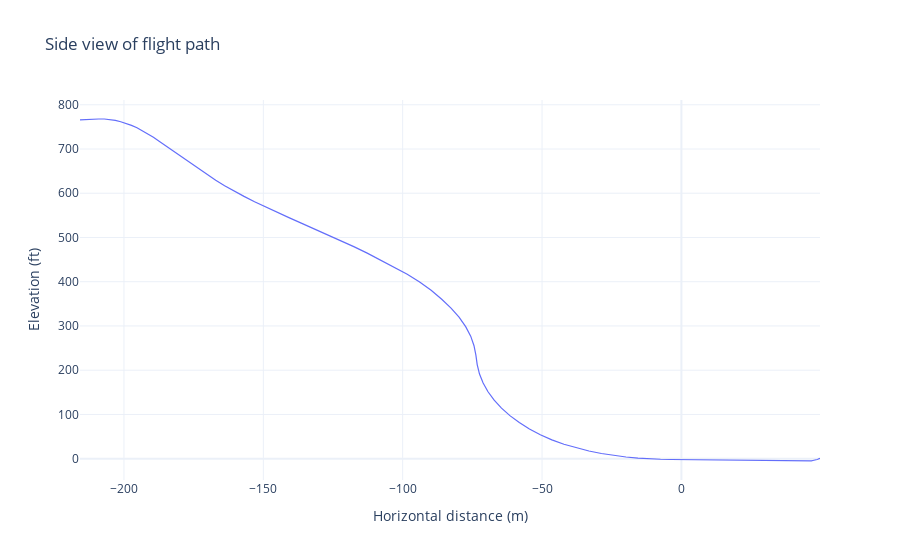

The cell this chart's notebook holds for it:
### Code cell
landing.plt_side_view('m')
